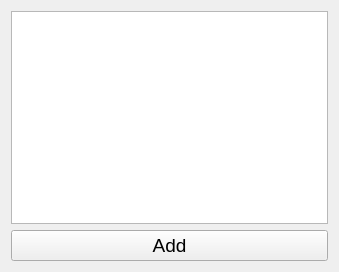
<?xml version="1.0" encoding="UTF-8"?>
<ui version="4.0">
 <class>ShoppingBasketWidget</class>
 <widget class="QWidget" name="ShoppingBasketWidget">
  <property name="geometry">
   <rect>
    <x>0</x>
    <y>0</y>
    <width>339</width>
    <height>272</height>
   </rect>
  </property>
  <property name="windowTitle">
   <string>ShoppingBasketWidget</string>
  </property>
  <layout class="QVBoxLayout" name="verticalLayout">
   <item>
    <widget class="QListWidget" name="productsListWidget">
     <property name="font">
      <font>
       <pointsize>14</pointsize>
      </font>
     </property>
    </widget>
   </item>
   <item>
    <widget class="QPushButton" name="addButton">
     <property name="font">
      <font>
       <pointsize>14</pointsize>
      </font>
     </property>
     <property name="text">
      <string>Add</string>
     </property>
    </widget>
   </item>
  </layout>
 </widget>
 <layoutdefault spacing="6" margin="11"/>
 <resources/>
 <connections/>
</ui>
